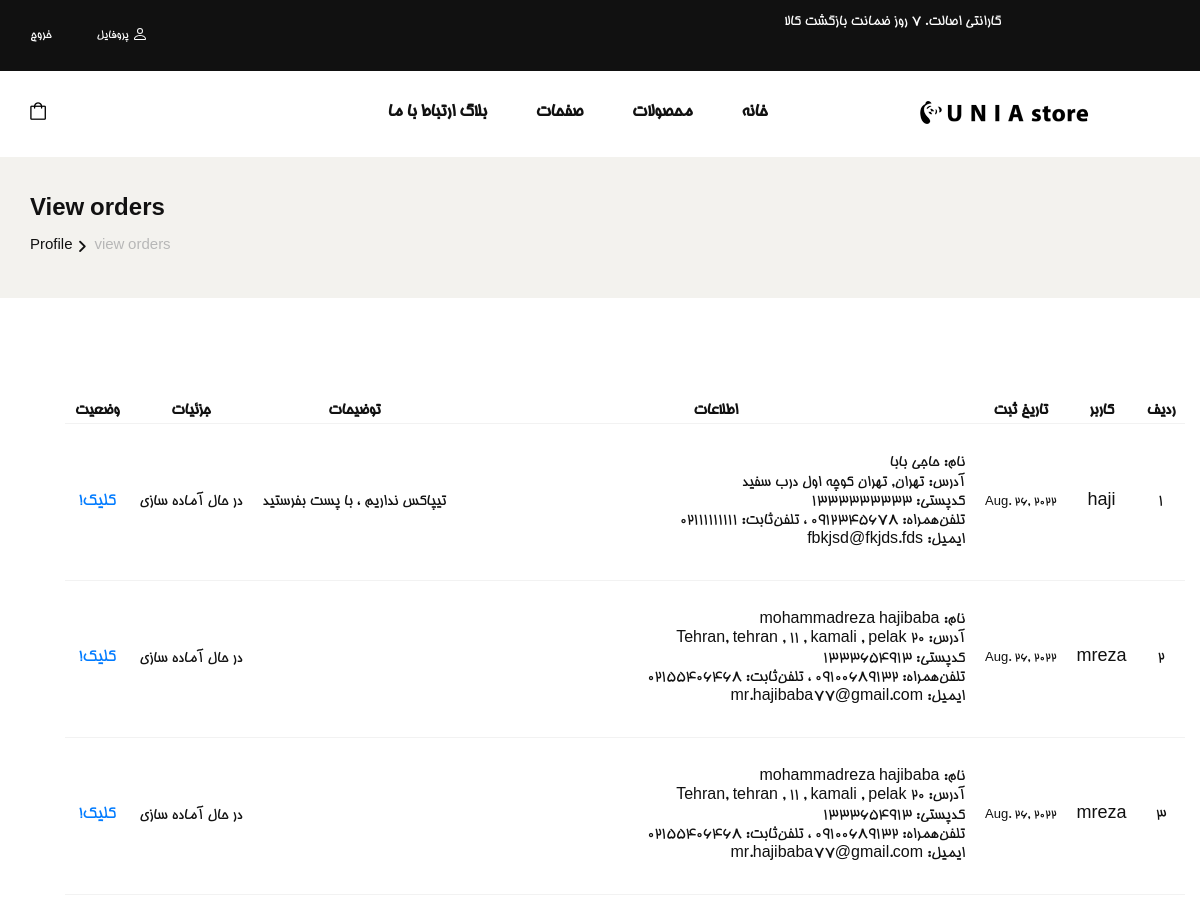
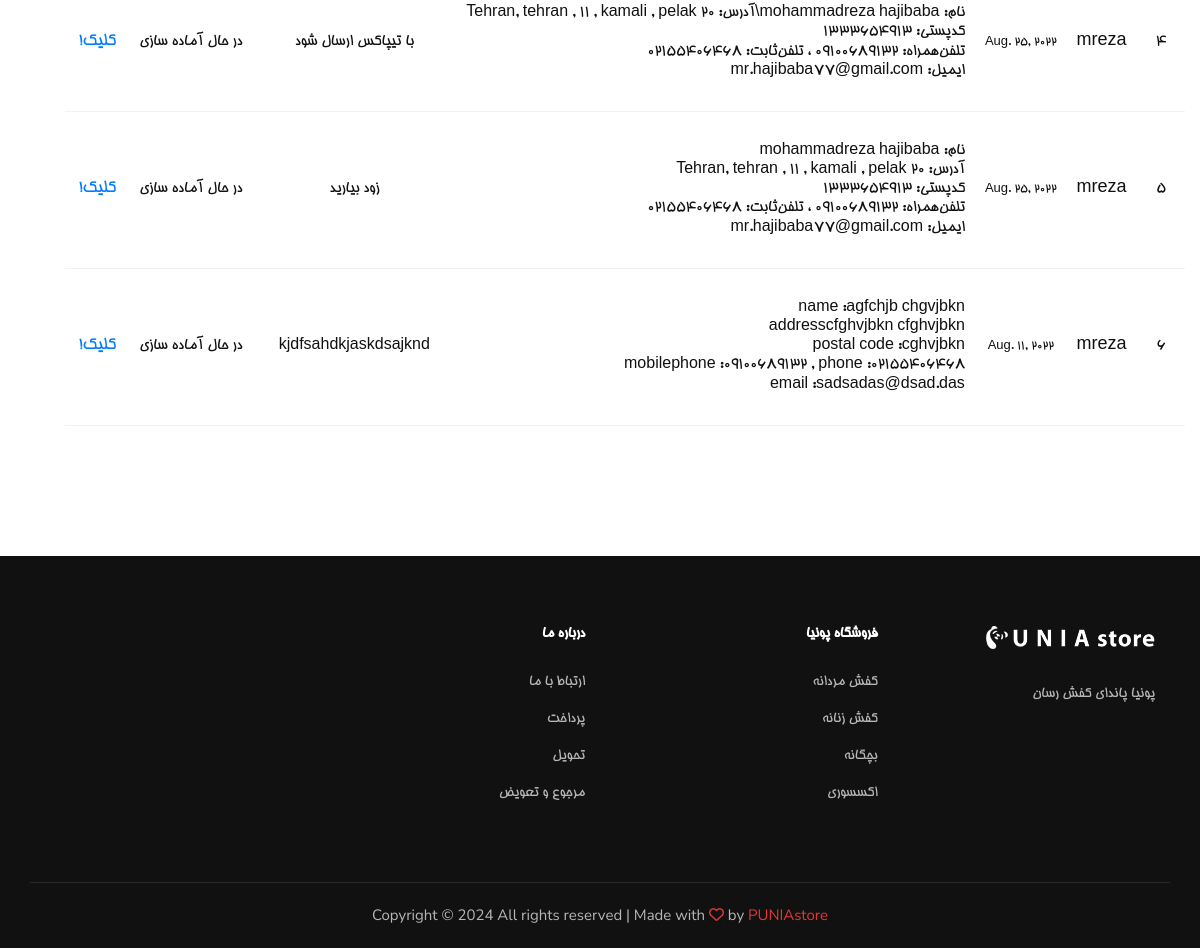
Screenshot of /vieworders (signed in) with the database file from the repository (2 pictures, top to bottom).
### shop/models.py (models this page shows, shortened)
class Order(models.Model):
    user = models.ForeignKey(User, on_delete=models.CASCADE)
    createDate = models.DateField()
    informations = models.TextField(null=True)
    note = models.TextField(null=True, blank=True)
    status = models.IntegerField(choices=orderChoices, default=1)

### shop/views.py (the view)
# urls.py: path('vieworders', views.vieworders, name='vieworders'),
def vieworders(request):
    if request.method == 'POST':
        try:
            None
        except:
            pass
    else:
        if request.user.is_staff:
            orders=Order.objects.all().order_by('-createDate')
        else:
            orders=Order.objects.filter(user=request.user)
        context={'orders':orders}
    return render(request,'shop/vieworders.html',context)

### shop/templates/shop/vieworders.html
{% extends 'base.html' %}
{% load humanize %}
{%load mathfilters %}
{% block content %}
{% load jalali_tags %}
<section class="breadcrumb-option">
    <div class="container">
        <div class="row">
            <div class="col-lg-12">
                <div class="breadcrumb__text">
                    <h4>View orders</h4>
                    <div class="breadcrumb__links">
                        <a href="#">Profile</a>
                        <span>view orders</span>
                    </div>
                </div>
            </div>
        </div>
    </div>
</section>
<section class="shopping-cart spad" style="direction:rtl;text-align: right;">
    <div class="container">
        <div class="row">
            <div class="shopping__cart__table">
                <table>
                    <thead>
                        <tr style="text-align: center;">
                            <th style="padding-left: 10px;padding-right: 10px;padding-bottom: 0px;">ردیف</th>
                            <th style="padding-left: 10px;padding-right: 10px;padding-bottom: 0px;">کاربر</th>
                            <th style="padding-left: 10px;padding-right: 10px;padding-bottom: 0px;">تاریخ ثبت</th>
                            <th style="padding-left: 10px;padding-right: 10px;padding-bottom: 0px;">اطلاعات</th>
                            <th style="padding-left: 10px;padding-right: 10px;padding-bottom: 0px;">توضیحات</th>
                            <th style="padding-left: 10px;padding-right: 10px;padding-bottom: 0px;">جزئیات</th>
                            <th style="padding-left: 10px;padding-right: 10px;padding-bottom: 0px;">وضعیت</th>
                        </tr>
                    </thead>
                    <tbody>
                        {%for item in orders%}
                            <tr style="text-align: center;">
                                <td class="product__cart__item__text" style="padding-left: 10px;padding-right: 10px;">
                                    <h6>{{forloop.counter}}</h6>
                                </td>
                                <td class="product__cart__item__text" style="padding-left: 10px;padding-right: 10px;">
                                    <h5>{{item.user}}</h5>
                                </td>
                                <td class="product__cart__item__text" style="padding-left: 10px;padding-right: 10px;">
                                    <h6 style="font-size: small;">{{item.createDate|to_jalali:'%Y/%m/%d' }}</h6>
                                </td>
                                <td class="product__cart__item__text" style="padding-left: 10px;padding-right: 10px;">
                                    <h6 style="text-align: right;">{{item.informations|linebreaksbr}}</h6>
                                </td>
                                <td class="product__cart__item__text" style="padding-left: 10px;padding-right: 10px;">
                                    <h6>{{item.note}}</h6>
                                </td>
                                <td class="product__cart__item__text" style="padding-left: 10px;padding-right: 10px;">
                                    <h6 style="width: max-content;font-size: 14 px;;">{{item.get_status_display}}</h6>
                                </td>
                                <td class="product__cart__item__text" style="padding-left: 10px;padding-right: 10px;">
                                    <h5>
                                        <a class="orderitem" href={% url 'detailorder' item.id %}>
                                            کلیک!
                                        </a>
                                    </h5>
                                </td>
                            </tr>
                        {%endfor%}
                    </tbody>
                </table>
            </div>
        </div>
    </div>
</section>
{%endblock%}

### onlineshop/static/css/style.css (style rules this page uses)
html, body { height: 100%; font-family: "Bhoma", Arial, Helvetica, sans-serif; -webkit-font-smoothing: antialiased; }
h1, h2, h3, h4, h5, h6 { margin: 0; color: #111111; font-weight: 400; font-family: "Bhoma", Arial, Helvetica, sans-serif; }
h4 { font-size: 24px; }
h5 { font-size: 18px; }
h6 { font-size: 16px; }
.spad { padding-top: 100px; padding-bottom: 100px; }
.breadcrumb-option { background: #f3f2ee; padding: 40px 0; }
.breadcrumb__text h4 { color: #111111; font-weight: 700; margin-bottom: 8px; }
.breadcrumb__links a { font-size: 15px; color: #111111; margin-right: 18px; display: inline-block; position: relative; }
.breadcrumb__links a:after { position: absolute; right: -14px; top: 0; content: ""; font-family: "FontAwesome"; }
.breadcrumb__links span { font-size: 15px; color: #b7b7b7; display: inline-block; }
.shopping__cart__table { margin-bottom: 30px; }
.shopping__cart__table table { width: 100%; }
.shopping__cart__table table thead { border-bottom: 1px solid #f2f2f2; }
.shopping__cart__table table thead tr th { color: #111111; font-size: 16px; font-weight: 700; text-transform: uppercase; padding-bottom: 25px; }
.shopping__cart__table table tbody tr { border-bottom: 1px solid #f2f2f2; }
.shopping__cart__table table tbody tr td { padding-bottom: 30px; padding-top: 30px; }
@media only screen and (min-width: 1200px) { .container { max-width: 1170px; } }

### rows the page displays
Order: user "haji", createDate|to_jalali "Aug. 26, 2022", informations "نام: حاجی بابا آدرس: تهران, تهران کوچه اول درب سفید کدپستی: 1333333333 تلفن‌همراه: 0912345678 ، تلفن‌ثابت: 02111111111 ایمیل: fbkjsd@fkjds.fds", note "تیپاکس نداریم ، با پست بفرستید", status "در حال آماده سازی"
Order: user "mreza", createDate|to_jalali "Aug. 26, 2022", informations "نام: mohammadreza hajibaba آدرس: Tehran, tehran , 11 , kamali , pelak 20 کدپستی: 1333654913 تلفن‌همراه: 09100689132 ، تلفن‌ثابت: 02155406468 ایمیل: mr.hajibaba77@gmail.com", status "در حال آماده سازی"
Order: user "mreza", createDate|to_jalali "Aug. 26, 2022", informations "نام: mohammadreza hajibaba آدرس: Tehran, tehran , 11 , kamali , pelak 20 کدپستی: 1333654913 تلفن‌همراه: 09100689132 ، تلفن‌ثابت: 02155406468 ایمیل: mr.hajibaba77@gmail.com", status "در حال آماده سازی"
Order: user "mreza", createDate|to_jalali "Aug. 25, 2022", informations "نام: mohammadreza hajibaba\\آدرس: Tehran, tehran , 11 , kamali , pelak 20 کدپستی: 1333654913 تلفن‌همراه: 09100689132 ، تلفن‌ثابت: 02155406468 ایمیل: mr.hajibaba77@gmail.com", note "با تیپاکس ارسال شود", status "در حال آماده سازی"
Order: user "mreza", createDate|to_jalali "Aug. 25, 2022", informations "نام: mohammadreza hajibaba آدرس: Tehran, tehran , 11 , kamali , pelak 20 کدپستی: 1333654913 تلفن‌همراه: 09100689132 ، تلفن‌ثابت: 02155406468 ایمیل: mr.hajibaba77@gmail.com", note "زود بیارید", status "در حال آماده سازی"
Order: user "mreza", createDate|to_jalali "Aug. 11, 2022", informations "name :agfchjb chgvjbkn addresscfghvjbkn cfghvjbkn postal code :cghvjbkn mobilephone :09100689132 , phone :02155406468 email :sadsadas@dsad.das", note "kjdfsahdkjaskdsajknd", status "در حال آماده سازی"
